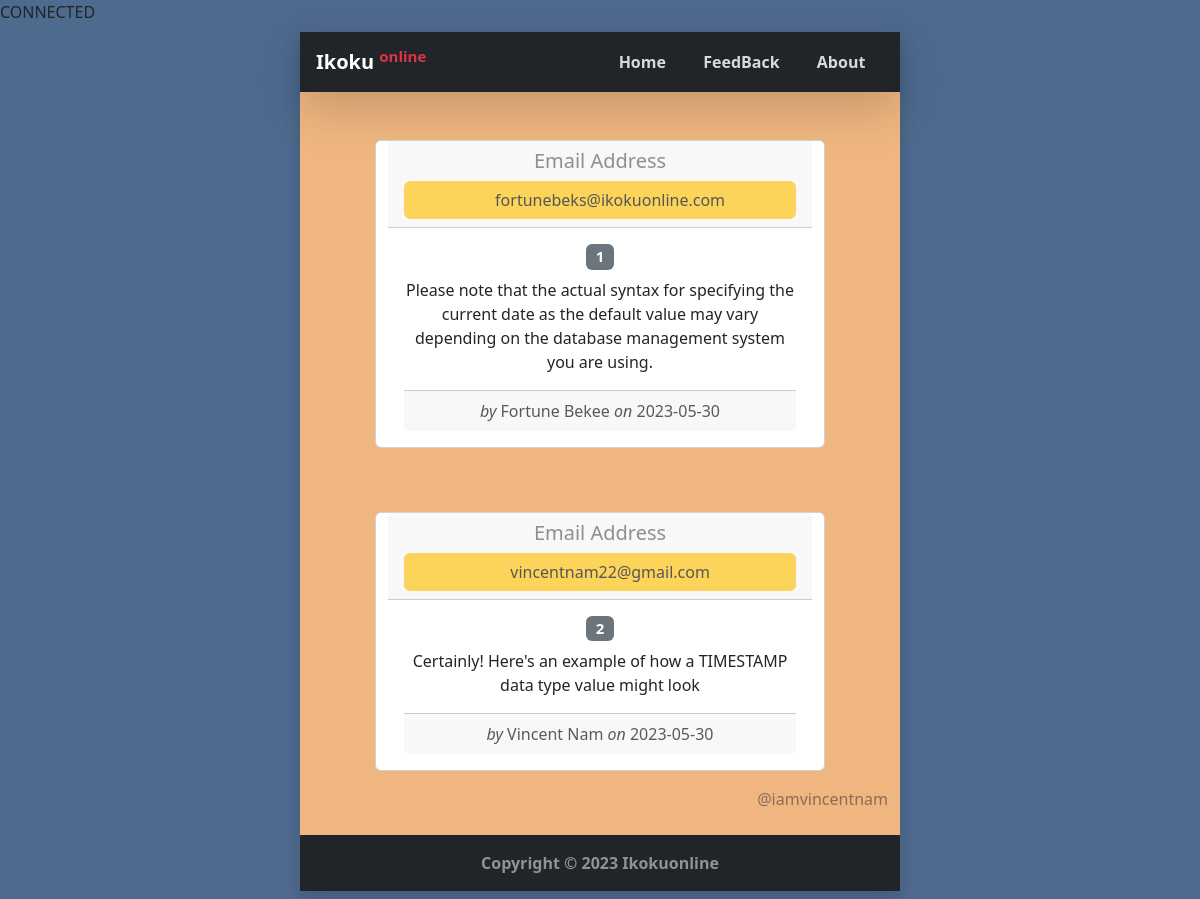
Page /feedback.php on the committed database.
### tables this page shows
CREATE TABLE `feedback` (
  `id` int(11) NOT NULL,
  `FullName` varchar(50) NOT NULL,
  `email` varchar(50) NOT NULL,
  `feed` varchar(255) NOT NULL,
  `date` date DEFAULT curdate()
);

### feedback.php (the view, shortened to what this page needs)
<?php include 'inc/header.php'; ?>
<?php
       $sql ="SELECT * FROM Feedback;";
       $result = mysqli_query($connection, $sql);
       $feedback = mysqli_fetch_all($result, MYSQLI_ASSOC);
       ?>
<div class="row">
  <?php foreach($feedback as $item) :?>
<div class="card w-75 mb-3 col-md-12 mx-auto  text-center my-5">
<div class="card-header text-light-50">
  <h5 class="text-body-tertiary">Email Address</h5>
  <button class="btn btn-warning col-sm-12" type="button" disabled>
  <?php echo $item['email']?>
</button>
</div>
  <div class="card-body">
    <h5 class="card-title ">
    <span class="badge text-bg-secondary"> <?php echo $item['id'] ?>
  </span>
    </h5>
    <p class="card-text"> <?php echo $item['feed'] ?>
    </p>
    <div class="card-footer text-body-secondary"> <em>by</em> <?php echo $item['FullName']?> <em>on </em>
    <?php echo $item['date']?>
  </div>
  </div>
</div>
<?php endforeach; ?>
</div>
<?php include 'inc/footer.php'; ?>

### inc/header.php (shortened to what this page needs)
<!DOCTYPE html>
<html lang="en">
<head>
    <link href="https://cdn.jsdelivr.net/npm/bootstrap@5.3.0-alpha3/dist/css/bootstrap.min.css" rel="stylesheet">
</head>
<body>
        <section class="section col-lg-6  col-sm-12  mx-auto  my-2 shadow">
            <div class="container ">
            <div class="row ">
           <div class="col-md-12 nav d-flex justify-content-between align-items-center px-3 bg-dark shadow-lg">
            <div class="logo col-6 ">
                <p class="lead text-white fw-bold m-0 p-0 ">Ikoku <sup class="text-danger">online</sup> </p>
            </div>
            <div id="links" class="col-lg-6 flex-wrap">
                <ul class="d-flex  justify-content-around align-items-center m-0 p-0 ">
                    <li><a href="http://localhost/feedbackProject/index.php"> Home</a></li>
                    <li><a href="http://localhost/feedbackProject/feedback.php"> FeedBack</a></li>
                    <li><a href="http://localhost/feedbackProject/feedback.php">About</a></li>
                </ul>
            </div>
           </div>
           </div>

### inc/footer.php
<div class="text-body-tertiary text-end">
    @iamvincentnam
            </div>
<div class="row">
            <div class="col-md-12 text-center fw-bold py-3 mt-4 bg-dark text-white-50">
                <p id="copyright" class="copyright  m-0">Copyright &#169; 2023 Ikokuonline</p>
        </div>
        </div>
    </section>
</body>
</html>

### inc/header.php (style rules this page uses)
body { background-color:#4f6a8f; }
.nav { height: 60px; }
.nav ul { list-style: none; }
.nav ul li { display: inline-block; }
.nav ul a { text-decoration: none; color: #d9d8da; font-weight:600; }
section { background-color: #efb680; }

### rows in the picture
feedback: email "fortunebeks@ikokuonline.com", id "1", feed "Please note that the actual syntax for specifying the current date as the default value may vary depending on the database management system you are using.", FullName "Fortune Bekee", date "2023-05-30"
feedback: email "vincentnam22@gmail.com", id "2", feed "Certainly! Here's an example of how a TIMESTAMP data type value might look", FullName "Vincent Nam", date "2023-05-30"
